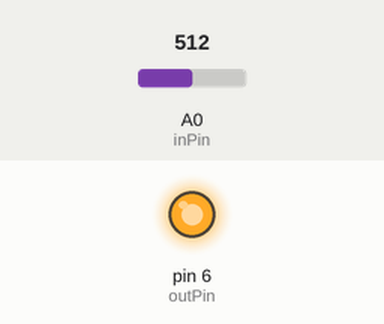
Simulated run of this sketch. Board: Arduino Uno, built with avr-gcc and run on an emulated ATmega328P. Shown: output pins drawn as LEDs (lit = HIGH). The test bench sets the inputs (shaded band); at power-on: A0 (inPin) = 512. What the sketch prints to the serial monitor is not drawn.

Above: at 5.1 s.
At 10.1 s:
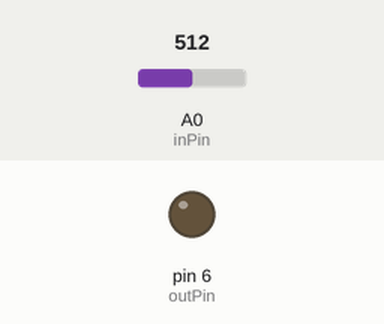
Timing chart, 0 to 11.6 s (numbered marks = the images above):
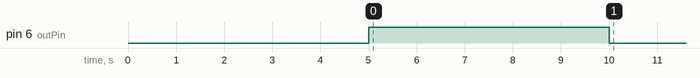

The sketch:

code_task01.ino
```cpp
// (licence header left out)
// declare constants for pins used
const int inPin = A0;  // Analog input pin that the potentiometer is attached to
const int outPin = 6; // Analog output pin that the LED is attached to

// and vars for calculations
int sensorValue = 0;        // value read from the pot
float voltage = 0.0;

void setup() {
  // initialize serial communications at 9600 bps:
  Serial.begin(9600);

  // wait 5 sec that users have time to open serial monitor
  delay(5000);

  // display that programm starts
  Serial.println("start");

  // power on pin 6
  pinMode(outPin, OUTPUT);
  digitalWrite(outPin, HIGH);

  // give the capacitor 5 sec time to fully load
  delay(5000);

  messure_in_pin();

  // power off pin 6
  digitalWrite(outPin, LOW);
}

void loop() {
  messure_in_pin();
}

void messure_in_pin() {
  // print out time elapsed since start (in ms)
  Serial.print(millis());
  // print semicolon for csv export
  Serial.print(";");
  // read the input on analog pin 0:
  sensorValue = analogRead(inPin);
  // Convert the analog reading (which goes from 0 - 1023) to a voltage (0 - 5V):
  voltage = sensorValue * (5.0 / 1023.0);
  // print out the value you read:
  Serial.println(voltage);
}
```
